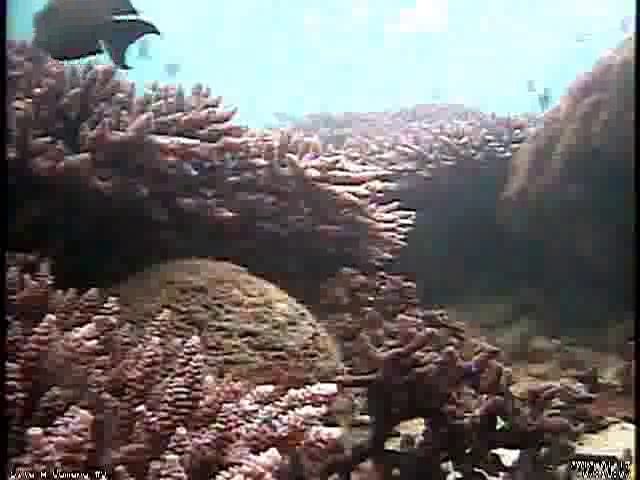
#> input picture scripts/Retinex augmentation/data/20_841.jpg, 640 x 480 px; its folder holds only this picture in this run
$ python test.py
#> lines starting #> are read from the running program, lines starting #| are printed output that depends on the picture
#> (reads scripts/Retinex augmentation/config.json from the repository)
#> further down, img is the input picture: shape (480, 640, 3); mean B, G, R 105.8, 107.2, 111.6
### scripts/Retinex augmentation/retinex.py
import numpy as np
import cv2

def singleScaleRetinex(img, sigma):

    retinex = np.log10(img) - np.log10(cv2.GaussianBlur(img, (0, 0), sigma))

    return retinex

def multiScaleRetinex(img, sigma_list):

    retinex = np.zeros_like(img)
    for sigma in sigma_list:
        retinex += singleScaleRetinex(img, sigma)

    retinex = retinex / len(sigma_list)

    return retinex

def colorRestoration(img, alpha, beta):

#> called with alpha = 125, beta = 46
    img_sum = np.sum(img, axis=2, keepdims=True)
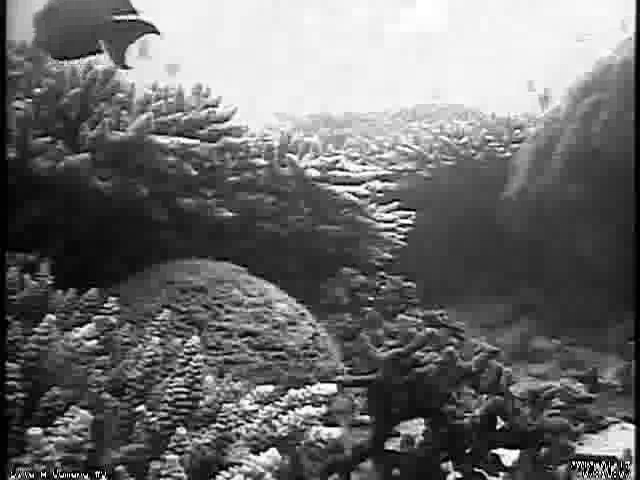
#> img_sum: shape (480, 640, 1) float64; min 3, max 768, mean 327.6; drawn with min black and max white

    color_restoration = beta * (np.log10(alpha * img) - np.log10(img_sum))
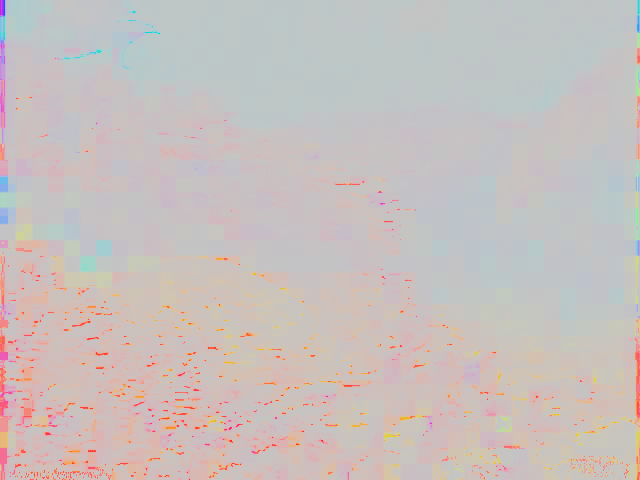
#> color_restoration: shape (480, 640, 3) float64; mean of channels 0, 1, 2 72.6, 73.3, 76.2; drawn with min black and max white

    return color_restoration

def simplestColorBalance(img, low_clip, high_clip):

    total = img.shape[0] * img.shape[1]
    for i in range(img.shape[2]):
        unique, counts = np.unique(img[:, :, i], return_counts=True)
        current = 0
        for u, c in zip(unique, counts):
            if float(current) / total < low_clip:
                low_val = u
            if float(current) / total < high_clip:
                high_val = u
            current += c

        img[:, :, i] = np.maximum(np.minimum(img[:, :, i], high_val), low_val)

    return img

def MSRCR(img, sigma_list, G, b, alpha, beta, low_clip, high_clip):

    img = np.float64(img) + 1.0

    img_retinex = multiScaleRetinex(img, sigma_list)

    img_color = colorRestoration(img, alpha, beta)
    img_msrcr = G * (img_retinex * img_color + b)
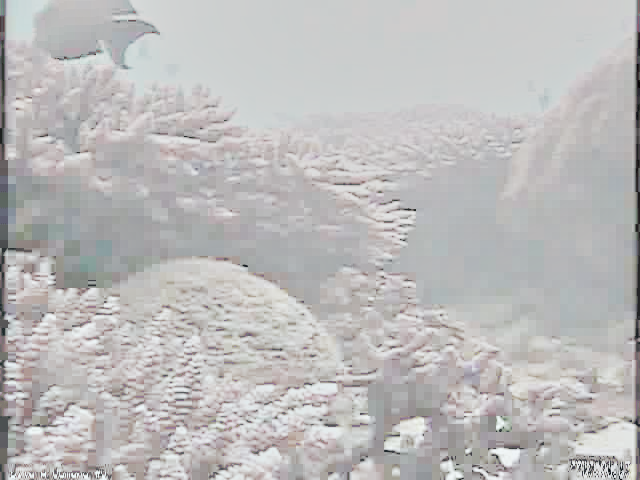
#> img_msrcr: shape (480, 640, 3) float64; mean of channels 0, 1, 2 89.7, 89.8, 94.4; drawn with min black and max white

    for i in range(img_msrcr.shape[2]):
        img_msrcr[:, :, i] = (img_msrcr[:, :, i] - np.min(img_msrcr[:, :, i])) / \
                             (np.max(img_msrcr[:, :, i]) - np.min(img_msrcr[:, :, i])) * \
                             255

    img_msrcr = np.uint8(np.minimum(np.maximum(img_msrcr, 0), 255))
    img_msrcr = simplestColorBalance(img_msrcr, low_clip, high_clip)

    return img_msrcr

def automatedMSRCR(img, sigma_list):

    img = np.float64(img) + 1.0

    img_retinex = multiScaleRetinex(img, sigma_list)

    for i in range(img_retinex.shape[2]):
        unique, count = np.unique(np.int32(img_retinex[:, :, i] * 100), return_counts=True)
        for u, c in zip(unique, count):
            if u == 0:
                zero_count = c
                break

        low_val = unique[0] / 100.0
        high_val = unique[-1] / 100.0
        for u, c in zip(unique, count):
            if u < 0 and c < zero_count * 0.1:
                low_val = u / 100.0
            if u > 0 and c < zero_count * 0.1:
                high_val = u / 100.0
                break

        img_retinex[:, :, i] = np.maximum(np.minimum(img_retinex[:, :, i], high_val), low_val)

        img_retinex[:, :, i] = (img_retinex[:, :, i] - np.min(img_retinex[:, :, i])) / \
                               (np.max(img_retinex[:, :, i]) - np.min(img_retinex[:, :, i])) \
                               * 255
#> this loop made 3 passes
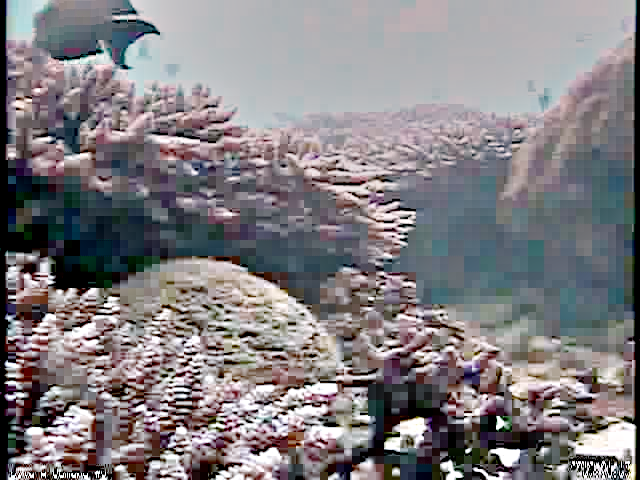
#> img_retinex: shape (480, 640, 3) float64; mean of channels 0, 1, 2 129.9, 126.4, 130.4; drawn as B, G, R

    img_retinex = np.uint8(img_retinex)

    return img_retinex

def MSRCP(img, sigma_list, low_clip, high_clip):

#> called with low_clip = 0.01, high_clip = 0.99
    img = np.float64(img) + 1.0

    intensity = np.sum(img, axis=2) / img.shape[2]

    retinex = multiScaleRetinex(intensity, sigma_list)
#> the loop in multiScaleRetinex (call 3), `for sigma in sigma_list:` made 3 passes
#> pass 1, in singleScaleRetinex (call 7), `retinex = np.log10(img) - np.log10(cv2.GaussianBlur(img, (0, 0), sigma))`:
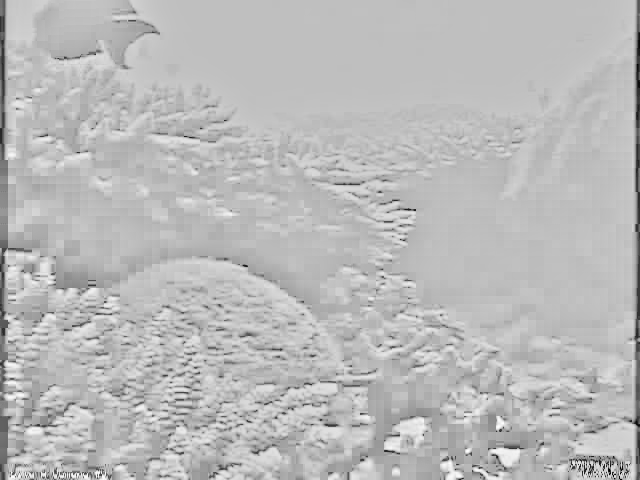
#> retinex: shape (480, 640) float64; min -2.06, max 0.684, mean -0.0536; drawn with min black and max white

    intensity = np.expand_dims(intensity, 2)
    retinex = np.expand_dims(retinex, 2)

    intensity1 = simplestColorBalance(retinex, low_clip, high_clip)
#> call 2 of simplestColorBalance, with low_clip = 0.01, high_clip = 0.99
#> after the loop in simplestColorBalance (call 2), `for i in range(img.shape[2]):`:
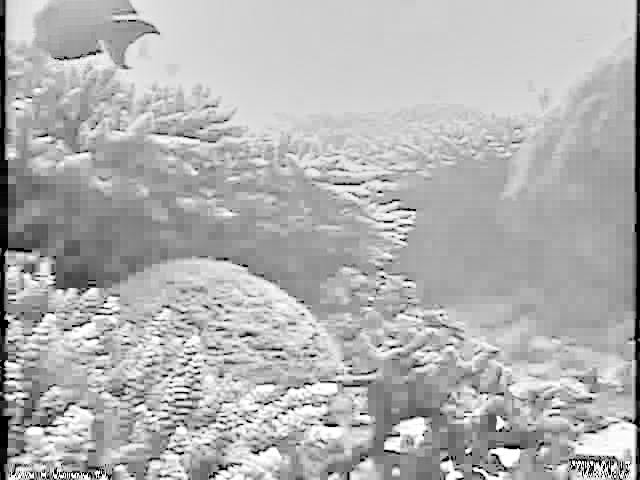
#> img: shape (480, 640, 1) float64; min -1.15, max 0.371, mean -0.0889; drawn with min black and max white

    intensity1 = (intensity1 - np.min(intensity1)) / \
                 (np.max(intensity1) - np.min(intensity1)) * \
                 255.0 + 1.0

    img_msrcp = np.zeros_like(img)

    for y in range(img_msrcp.shape[0]):
        for x in range(img_msrcp.shape[1]):
            B = np.max(img[y, x])
            A = np.minimum(256.0 / B, intensity1[y, x, 0] / intensity[y, x, 0])
            img_msrcp[y, x, 0] = A * img[y, x, 0]
            img_msrcp[y, x, 1] = A * img[y, x, 1]
            img_msrcp[y, x, 2] = A * img[y, x, 2]
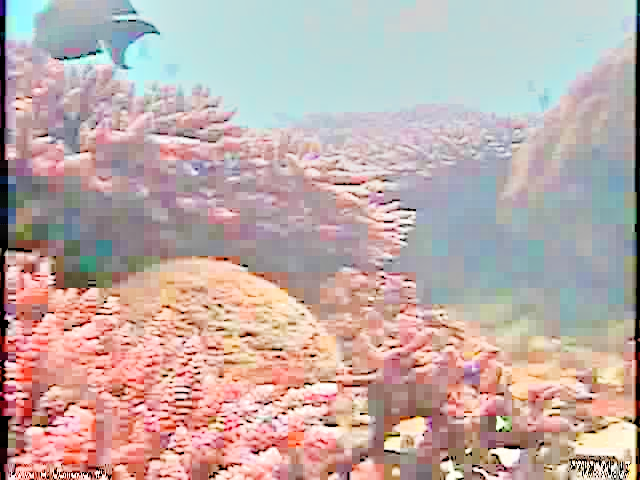
#> img_msrcp: shape (480, 640, 3) float64; mean of channels 0, 1, 2 169.1, 172.9, 192.9; drawn with min black and max white

    img_msrcp = np.uint8(img_msrcp - 1.0)

    return img_msrcp

### scripts/Retinex augmentation/test.py
import sys
import os

import cv2
import json

import retinex

data_path = 'data'
img_list = os.listdir(data_path)
if len(img_list) == 0:
    print( 'Data directory is empty.')
    exit()

with open('config.json', 'r') as f:
    config = json.load(f)

for img_name in img_list:
    if img_name == '.gitkeep':
        continue

    img = cv2.imread(os.path.join(data_path, img_name))

    imagename = img_name.split('.')[0]

    print('msrcr processing......')
    img_msrcr = retinex.MSRCR(
        img,
        config['sigma_list'],
        config['G'],
        config['b'],
        config['alpha'],
        config['beta'],
        config['low_clip'],
        config['high_clip']
    )
    #cv2.imshow('MSRCR retinex', img_msrcr)
    cv2.imwrite(imagename + "MSRCR_retinex.jpg",img_msrcr);


    print('amsrcr processing......')
    img_amsrcr = retinex.automatedMSRCR(
        img,
        config['sigma_list']
    )
    #cv2.imshow('autoMSRCR retinex', img_amsrcr)
    cv2.imwrite(imagename +'AutomatedMSRCR_retinex.jpg', img_amsrcr)

    print('msrcp processing......')
    img_msrcp = retinex.MSRCP(
        img,
        config['sigma_list'],
        config['low_clip'],
        config['high_clip']
    )

    shape = img.shape
#> shape = (480, 640, 3)
    #cv2.imshow('Image', img)

    #cv2.imshow('MSRCP', img_msrcp)
    cv2.imwrite(imagename + 'MSRCP.jpg', img_msrcp)
    #cv2.waitKey()
